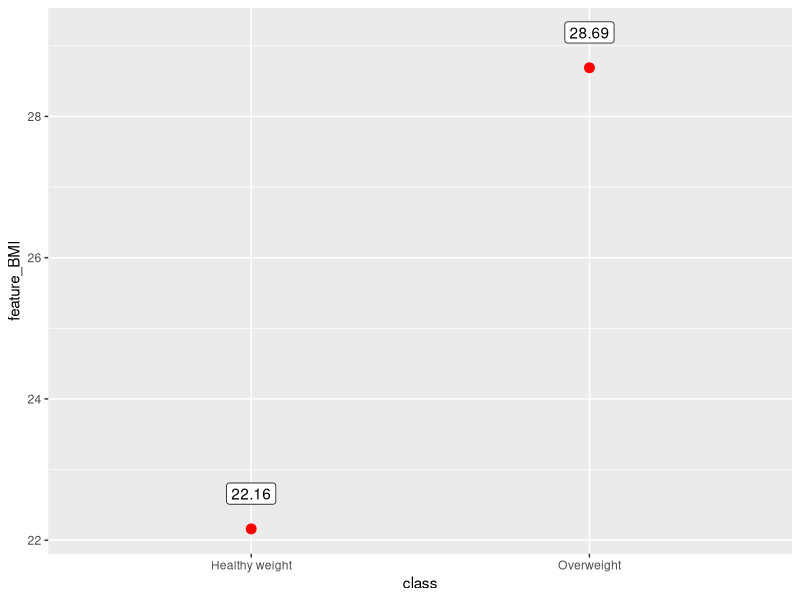
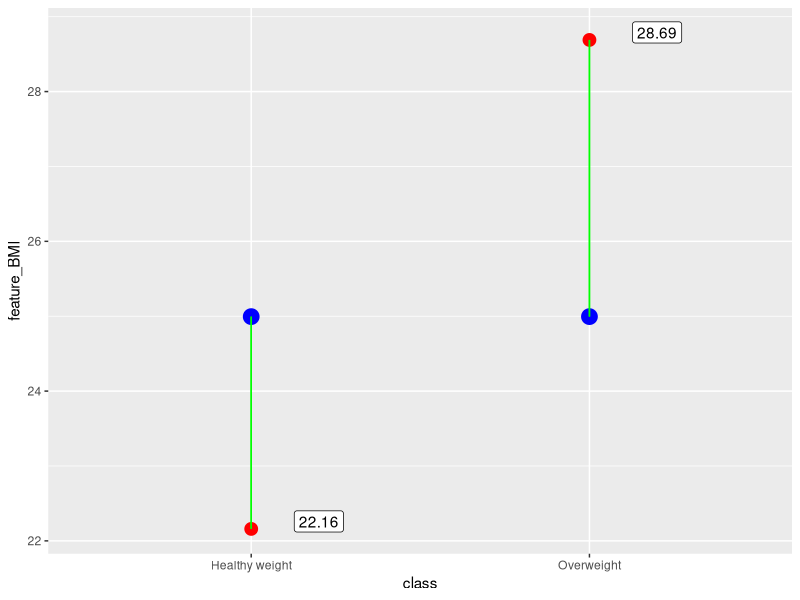
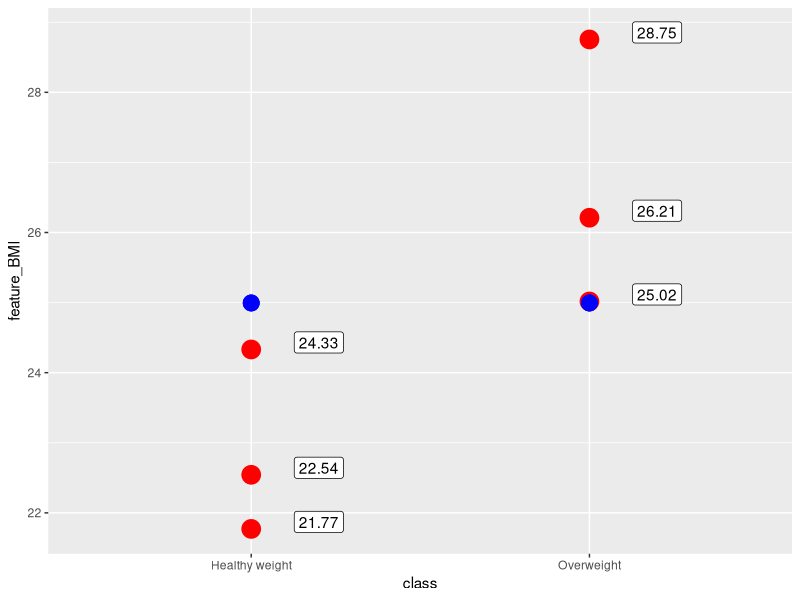

These charts were generated, in order, by the following R code:
library(dplyr)
library(tibble)
library(ggplot2)
n<-1000
sample_1<-tibble( x1=rnorm(n,10,2),
                  x2=runif(n, min = 100, max = 200) , 
                  x3=rexp(n,0.1) , 
                  x4=sample(0:1,n,replace = TRUE) , 
                  x5=rchisq(n, 5, ncp = 50) ,
                  x6=log( rnorm(n,10,2) ) )

glimpse(sample_1)

#######################  PART_1
# knn is example of supervised , classification technique


#  To initiate knn the follwong action shoul be taken:
#  Data inspection and normalisation
#  Splitin data into training and testing datasets
#  Fitting the model to training data
#  Evaluate perfomance on test data
#  Model tuning , specifically, for knn, determining optimal values of k

# knn is extremely powerfull when applied
# to homogenous data, speficically,
# it is suited very well to numerical features

# General routone for knn is the following:
  ## ?
  
 #  Now how to measure similary of instances or records
 #  Traditionally euclidian distance us applied

 # assume 2 dimentional space with 2 poins

sample_2<-data.frame(  feature_BMI=c( runif(1,18.5,24.9),
                                      runif(1, 25.0,29.9)),
                       class=c( "Healthy weight","Overweight" ),
                       row.names=c("inst_1  ","inst_2  ")   )


ggplot(data=sample_2,aes(y= feature_BMI ,x=class))+
  geom_point(col="red",cex=3)+
  geom_label(aes(label=round(feature_BMI,2)  ),nudge_y = 0.5 )
  
  
# Now assume , we need to decide , to which instance 
# we should assign new point , should it belong to 
# Forst or second class

set.seed(3211)
new_point<-runif(1,18.5,29.9)

ggplot(data=sample_2,aes(y= feature_BMI ,x=class))+
  geom_point(col="red",cex=4)+
  geom_label(aes(label=round(feature_BMI,2)  ),nudge_y = 0.1,nudge_x=0.2 )+
  geom_point(col="red")+geom_point(aes(y=new_point),col="blue",cex=5) +
  geom_segment(x="Healthy weight",y=new_point,xend = "Healthy weight", yend = sample_2$feature_BMI[1],
                     color="green")+
  geom_segment(x="Overweight",y=new_point,xend = "Overweight", yend = sample_2$feature_BMI[2],
               color="green")




tibble::glimpse(sample_2)
sample_2

# lest estimate Euclidian Distance between 2 poins, we have only 1 instance
#per feature , threfore we would check knn where k in one 

dist_1<- sqrt( (new_point-sample_2$feature_BMI[1])^2 )
dist_2<- sqrt( (new_point-sample_2$feature_BMI[2])^2 )

sample_2["Eu_Dist"]<-c(dist_1 ,dist_2 )


sample_2<-sample_2 %>% mutate(Eu_Dist=sqrt( (new_point-feature_BMI)^2 ))

# now lets add new record

sample_2<-sample_2 %>% dplyr::bind_rows( tibble(feature_BMI=new_point,class=NA,Eu_Dist=NA) )
sample_2$class[3]<-"Healthy weight"
sample_2$class[3]<-sample_2$class[ which.min(sample_2$Eu_Dist) ]


class::knn( sample_2[c(1,2),1],new_point,sample_2[c(1,2),2],k=1, prob=TRUE )

#######################  PART_2

sample_3<-data.frame(  feature_BMI=c( runif(3,18.5,24.9),
                                      runif(3, 25.0,29.9)),
                       class=c( rep("Healthy weight",3),rep("Overweight",3) ) )


ggplot(data=sample_3,aes(y= feature_BMI ,x=class))+
  geom_point(col="red",cex=6)+
  geom_label(aes(label=round(feature_BMI,2)  ),nudge_y = 0.1,nudge_x=0.2 )+
  geom_point(col="red")+geom_point(aes(y=new_point),col="blue",cex=5) 

sample_3<-sample_3 %>% mutate(Eu_Dist=sqrt( (new_point-feature_BMI)^2 ))

# Assume that k equals 3 , threrefore we need to choode free nearest neighbours

sample_3 <-sample_3 %>% arrange(Eu_Dist) %>% slice(1:3)

prop.table( table(sample_3$class) )

class::knn( sample_3[,1],new_point,sample_3[,2],k=3, prob=TRUE )
